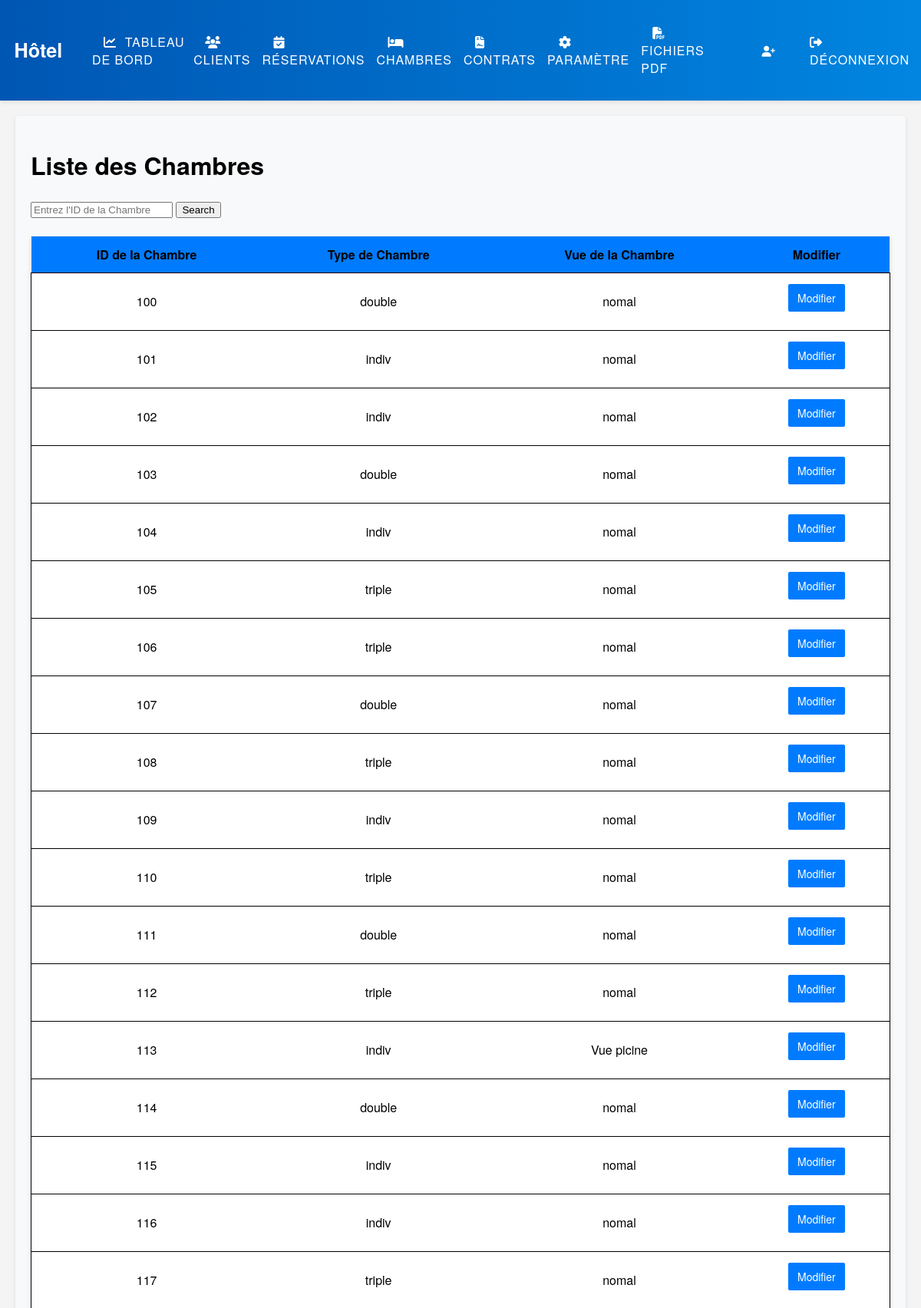
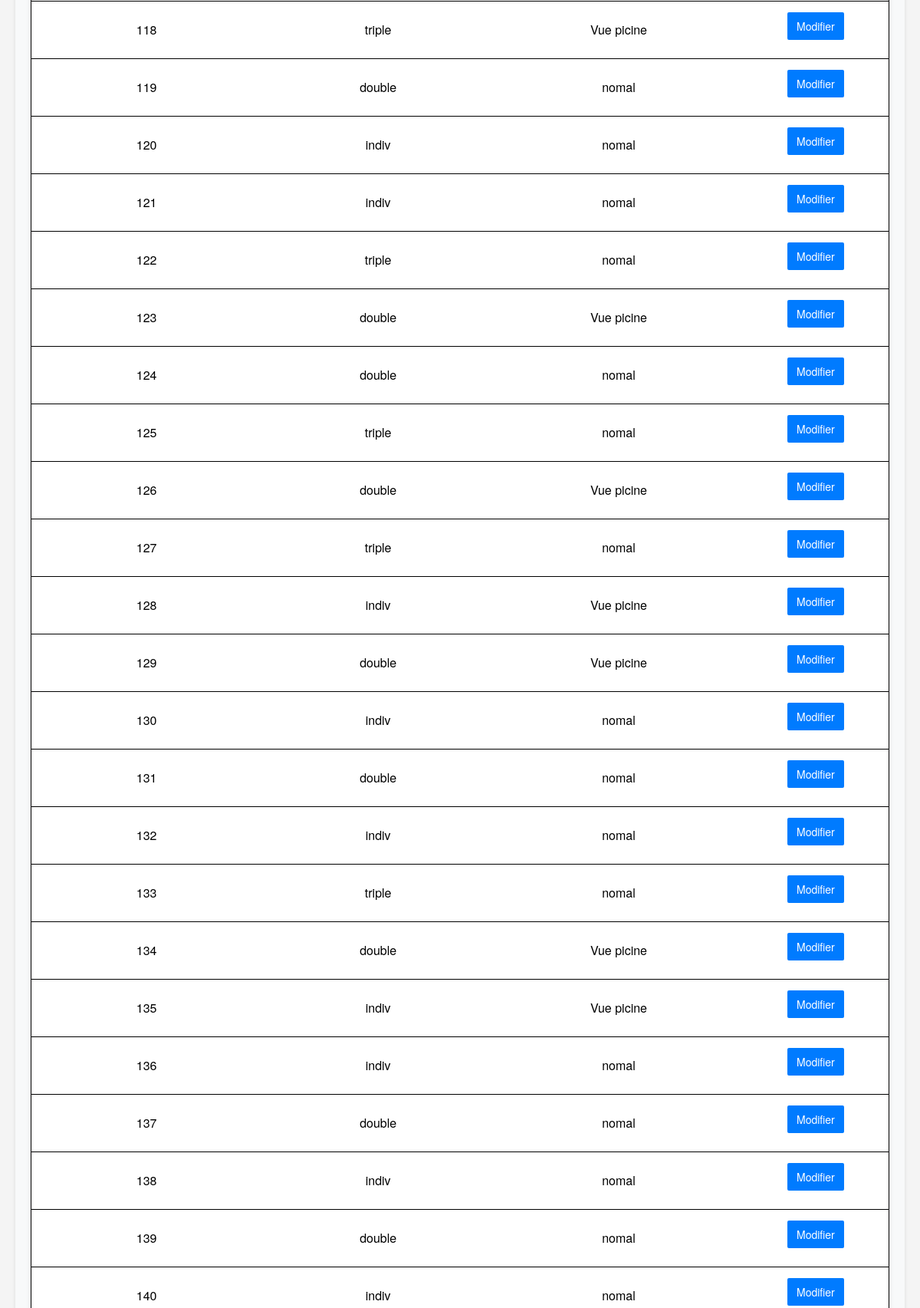
The page /room_list/ (signed in, upper part) on the database its author committed (2 pictures, top to bottom).
### Menugenerale/models.py (models this page shows, shortened)
class Chambre(models.Model):
    x = [ ('indiv','indiv'),
          ('double','double'),
          ('triple','triple'),
          ('quadruple','quadruple')]
    y = [ ('Vue picine','Vue picine'),
          ('normal','nomal'),
          ('Vue sur mer','Vue sur mer')]
    chambre_id = models.CharField(primary_key=True, max_length=30, blank=False)
    chambre_type = models.CharField(max_length=30,choices=x, null=True, blank=False)
    chambre_Vue = models.CharField(max_length=30,choices=y, null=True, blank=False)
    capacity = models.IntegerField(default=1)

### Menugenerale/views.py (the view)
# urls.py: path('room_list/', views.room_list, name='room_list'),
@login_required
def room_list(request):
    room_id = request.GET.get('room_id')
    if room_id:
        rooms = Chambre.objects.filter(chambre_id__icontains=room_id)
    else:
        rooms = Chambre.objects.all()
    return render(request, 'room_list.html', {'rooms': rooms})

### Menugenerale/templatetags/custom_filters.py (called while the page is built)
@register.filter
def user_belongs_to_group(user, group_name):
    return user.groups.filter(name=group_name).exists()

### templates/room_list.html (shortened to what this page needs)
{% extends 'base.html' %}
{% load custom_filters %}
{% load static %}
{% block content %}
<div class="container">
    <h1>Liste des Chambres</h1>
    <form class="form-inline mb-3" method="GET" action="{% url 'room_list' %}">
        <input type="text" name="room_id" class="form-control mr-2" placeholder="Entrez l'ID de la Chambre">
        <button type="submit" class="btn btn-primary">Search</button>
    </form><br>
    <table class="table">
        <thead>
            <tr>
                <th>ID de la Chambre</th>
                <th>Type de Chambre</th>
                <th>Vue de la Chambre</th>
                {% if not user|user_belongs_to_group:"Réceptionniste" %}
                <th>Modifier</th>
                {% endif %}
            </tr>
        </thead>
        <tbody>
            {% for room in rooms %}
            <tr>
                <td>{{ room.chambre_id }}</td>
                <td>{{ room.get_chambre_type_display }}</td>
                <td>{{ room.get_chambre_Vue_display }}</td>
                {% if not user|user_belongs_to_group:"Réceptionniste" %}
                <td><a class="btn btn-outline-primary btn-sm" href="{% url 'edit_room' room.chambre_id %}">Modifier</a></td>
                {% endif %}
            </tr>
            {% endfor %}
        </tbody>
    </table>
</div>
{% endblock content %}

### MonastirCenter/static/styles.css (style rules this page uses)
.container { padding: 20px; background-color: #f8f9fa; border-radius: 5px; box-shadow: 0 2px 5px rgba(0, 0, 0, 0.1); }
.container a.btn { display: block; margin-bottom: 10px; padding: 12px 24px; background-color: #007bff; color: #fff; text-align: center; text-decoration: none; border-radius: 4px; transition: background-color 0.3s ease; }
.table { width: 100%; border-collapse: collapse; border: 1px solid #e9ecef; background-color: #ffffff; box-shadow: 0 4px 6px rgba(0, 0, 0, 0.1); }
.table thead { background-color: #007bff; color: #000000; }
.table th { padding: 12px 15px !important; font-weight: 600; }
.table tbody tr { border-bottom: 1px solid #000000 !important; border-bottom: 1px solid #000000; border: 1px solid #000000; padding: 8px; text-align: left; }
.table td { padding: 10px 15px; vertical-align: middle; }
.table a.btn { display: inline-block; padding: 8px 12px; background-color: #007bff; color: #fff; text-align: center; text-decoration: none; border-radius: 4px; transition: background-color 0.3s ease; }

### templates/base.html (style rules this page uses)
body { margin: 0; padding: 0; font-family: 'Roboto', sans-serif; background-color: #f8f9fa; }

### templates/room_list.html (style rules this page uses)
body { font-family: 'Helvetica Neue', sans-serif; background-color: #f4f4f4; }
.table { border-collapse: collapse; width: 100%; margin-bottom: 20px; }
.table th, .table td { border: none; padding: 12px; text-align: center; }
.btn-outline-primary, .btn-outline-success, .btn-outline-danger { border: 2px solid; }
.btn-sm { padding: 8px 14px; font-size: 14px; }

### rows shown on the page
Chambre: chambre_id "100", chambre_type "double", chambre_Vue "nomal"
Chambre: chambre_id "101", chambre_type "indiv", chambre_Vue "nomal"
Chambre: chambre_id "102", chambre_type "indiv", chambre_Vue "nomal"
Chambre: chambre_id "103", chambre_type "double", chambre_Vue "nomal"
Chambre: chambre_id "104", chambre_type "indiv", chambre_Vue "nomal"
Chambre: chambre_id "105", chambre_type "triple", chambre_Vue "nomal"
Chambre: chambre_id "106", chambre_type "triple", chambre_Vue "nomal"
Chambre: chambre_id "107", chambre_type "double", chambre_Vue "nomal"
Chambre: chambre_id "108", chambre_type "triple", chambre_Vue "nomal"
Chambre: chambre_id "109", chambre_type "indiv", chambre_Vue "nomal"
Chambre: chambre_id "110", chambre_type "triple", chambre_Vue "nomal"
Chambre: chambre_id "111", chambre_type "double", chambre_Vue "nomal"
Chambre: chambre_id "112", chambre_type "triple", chambre_Vue "nomal"
Chambre: chambre_id "113", chambre_type "indiv", chambre_Vue "Vue picine"
Chambre: chambre_id "114", chambre_type "double", chambre_Vue "nomal"
Chambre: chambre_id "115", chambre_type "indiv", chambre_Vue "nomal"
Chambre: chambre_id "116", chambre_type "indiv", chambre_Vue "nomal"
Chambre: chambre_id "117", chambre_type "triple", chambre_Vue "nomal"
Chambre: chambre_id "118", chambre_type "triple", chambre_Vue "Vue picine"
Chambre: chambre_id "119", chambre_type "double", chambre_Vue "nomal"
Chambre: chambre_id "120", chambre_type "indiv", chambre_Vue "nomal"
Chambre: chambre_id "121", chambre_type "indiv", chambre_Vue "nomal"
Chambre: chambre_id "122", chambre_type "triple", chambre_Vue "nomal"
Chambre: chambre_id "123", chambre_type "double", chambre_Vue "Vue picine"
Chambre: chambre_id "124", chambre_type "double", chambre_Vue "nomal"
Chambre: chambre_id "125", chambre_type "triple", chambre_Vue "nomal"
Chambre: chambre_id "126", chambre_type "double", chambre_Vue "Vue picine"
Chambre: chambre_id "127", chambre_type "triple", chambre_Vue "nomal"
Chambre: chambre_id "128", chambre_type "indiv", chambre_Vue "Vue picine"
Chambre: chambre_id "129", chambre_type "double", chambre_Vue "Vue picine"
Chambre: chambre_id "130", chambre_type "indiv", chambre_Vue "nomal"
Chambre: chambre_id "131", chambre_type "double", chambre_Vue "nomal"
Chambre: chambre_id "132", chambre_type "indiv", chambre_Vue "nomal"
Chambre: chambre_id "133", chambre_type "triple", chambre_Vue "nomal"
Chambre: chambre_id "134", chambre_type "double", chambre_Vue "Vue picine"
Chambre: chambre_id "135", chambre_type "indiv", chambre_Vue "Vue picine"
Chambre: chambre_id "136", chambre_type "indiv", chambre_Vue "nomal"
Chambre: chambre_id "137", chambre_type "double", chambre_Vue "nomal"
Chambre: chambre_id "138", chambre_type "indiv", chambre_Vue "nomal"
Chambre: chambre_id "139", chambre_type "double", chambre_Vue "nomal"
Chambre: chambre_id "140", chambre_type "indiv", chambre_Vue "nomal"
